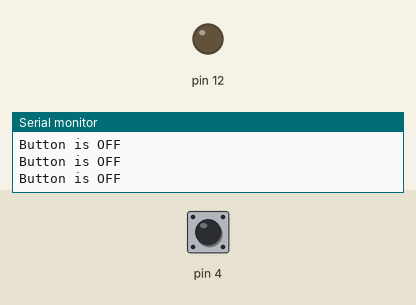
The sketch below on a simulated Arduino Uno, built with avr-gcc and run on an emulated ATmega328P. On the bench: output pins drawn as LEDs (lit = HIGH), the last lines printed to the serial monitor. Dashed ring = blinking. The test bench sets the inputs (shaded band); at power-on: pin 4 LOW.

Above: at 1.2 s.
1.3 s: pin 4 driven HIGH
At 1.7 s:
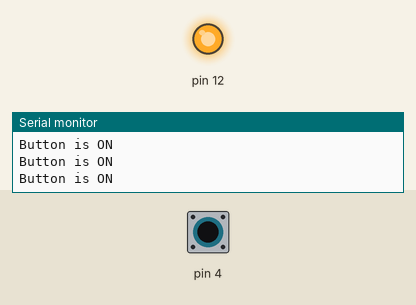
2.8 s: pin 4 driven LOW
At 3.5 s:
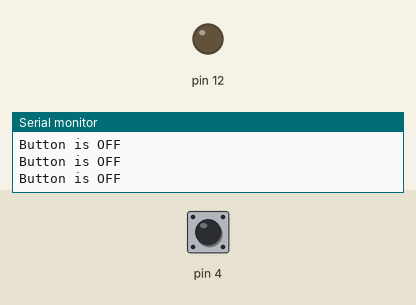
5.8 s: pin 4 pulsed HIGH 2 times (0.12 s each, 0.3 s apart)
At 6.16 s:
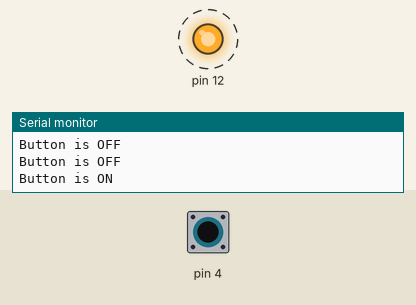
9.4 s: pin 4 pulsed HIGH 5 times (0.12 s each, 0.3 s apart)
At 12.0 s:
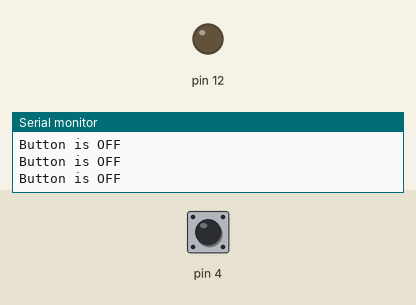
Timing chart, 0 to 13.5 s (numbered marks = the images above; inputs shaded):
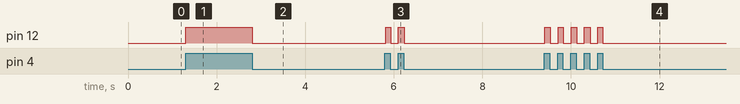

Measured:
- after the input at 1.3 s, pin 12: LOW → HIGH at once
- after the input at 2.8 s, pin 12: HIGH → LOW at once
- after the input at 5.8 s, pin 12: alternates HIGH for 0.12 s and LOW for 0.17 s, 4 changes in all, then stays LOW, starting at once
- after the input at 9.4 s, pin 12: alternates HIGH for 0.12 s and LOW for 0.17 s, 10 changes in all, then stays LOW, starting at once

The sketch:

01_PULLDOWN.ino
```cpp
int button=0;
int LED=12;
 void setup()
 {
  pinMode(4, INPUT);
  pinMode(12, OUTPUT);
  Serial.begin(9600);
 }

void loop()
{
  button=digitalRead(4);

  if(button == HIGH)
  {
    digitalWrite(12, HIGH);
    Serial.println("Button is ON");
  }
  else
  {
    digitalWrite(12, LOW);
    Serial.println("Button is OFF");
    delay(15); // Delay a lil bit to make the simulation performance good
  }

}
```
